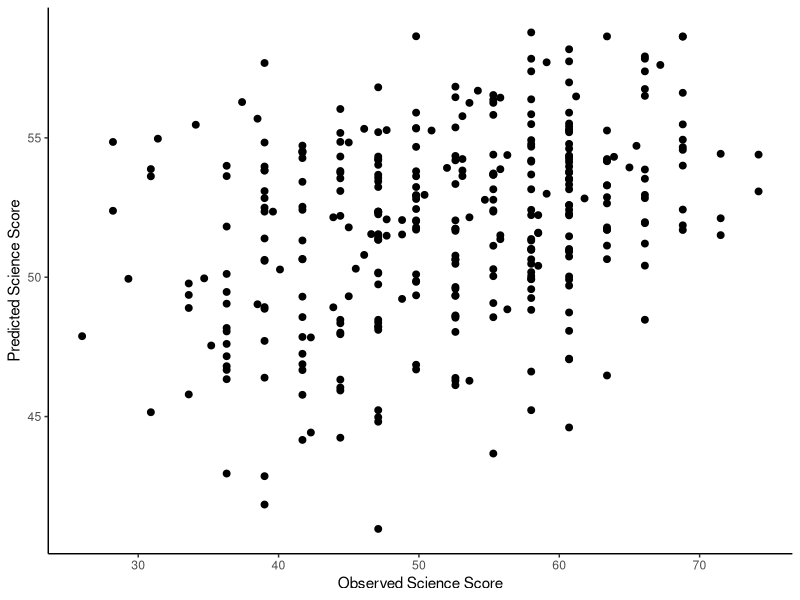
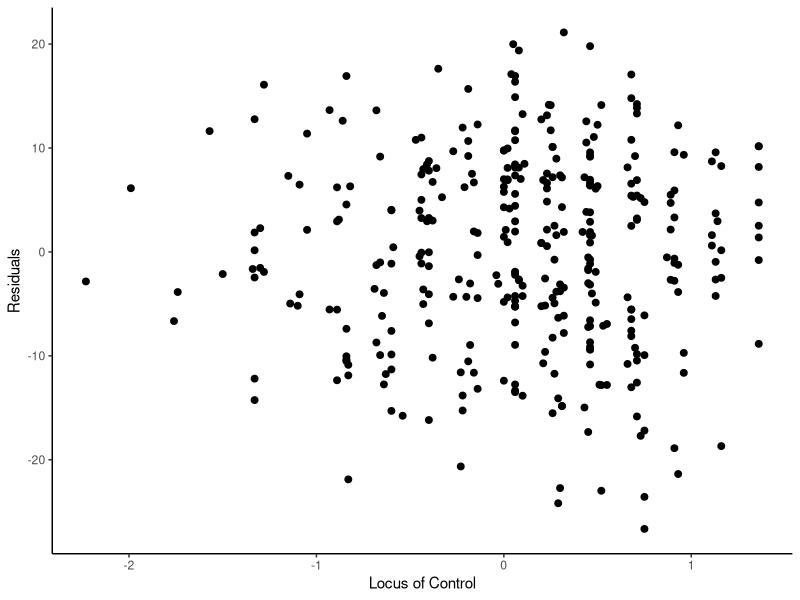
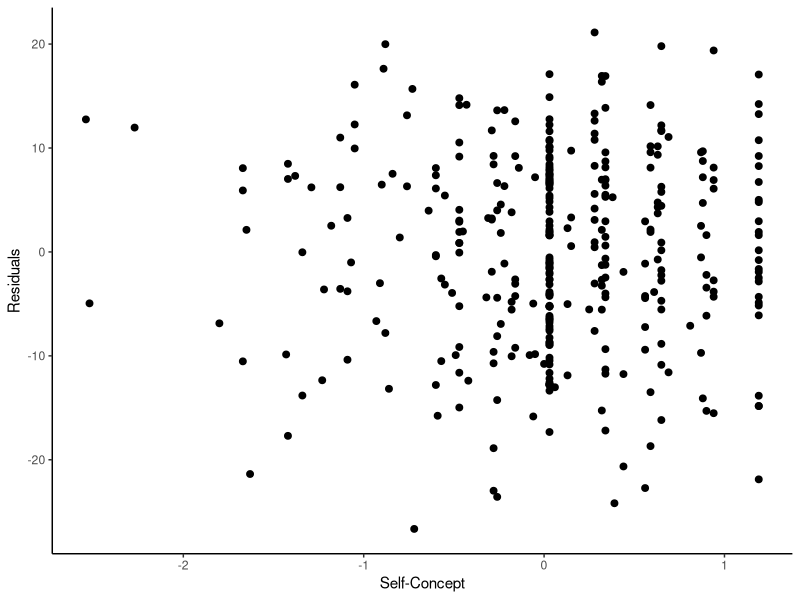
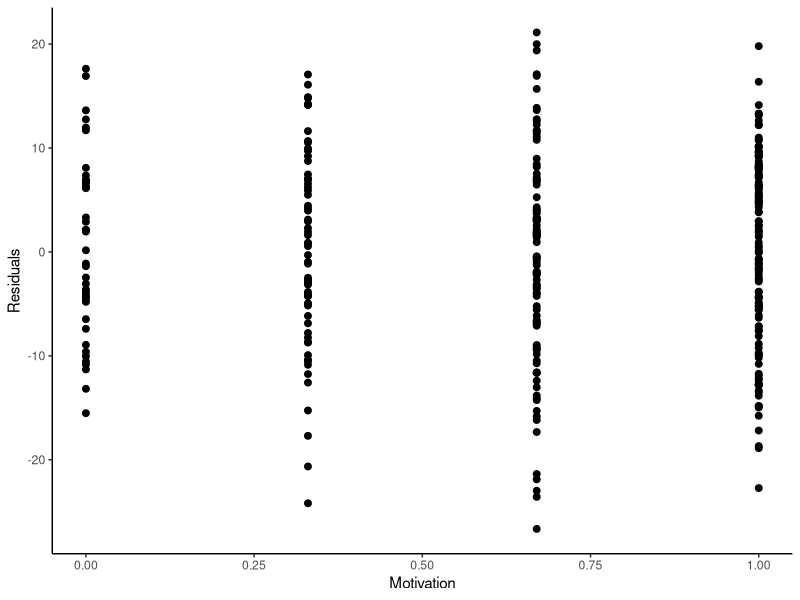
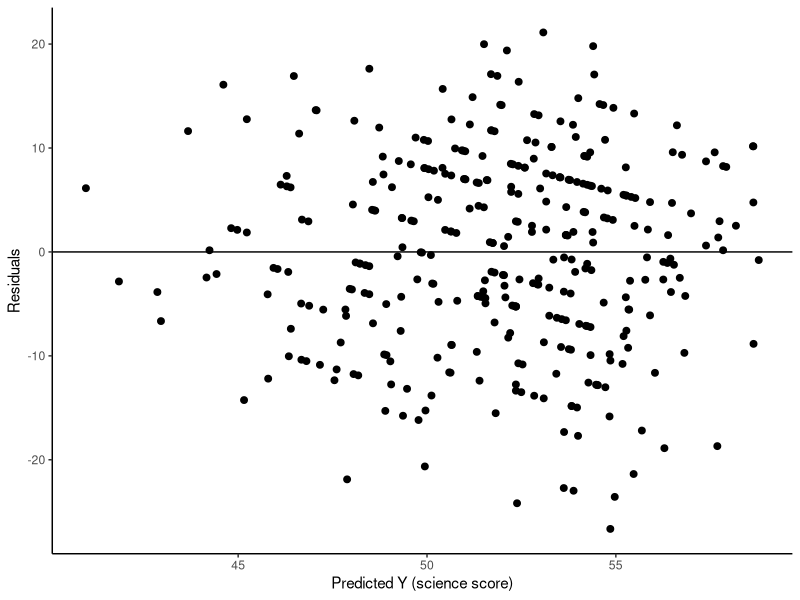
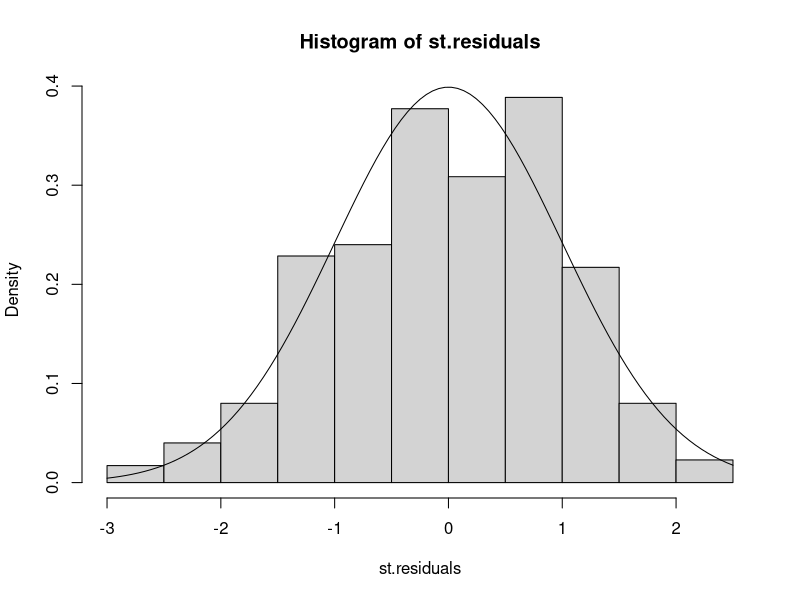
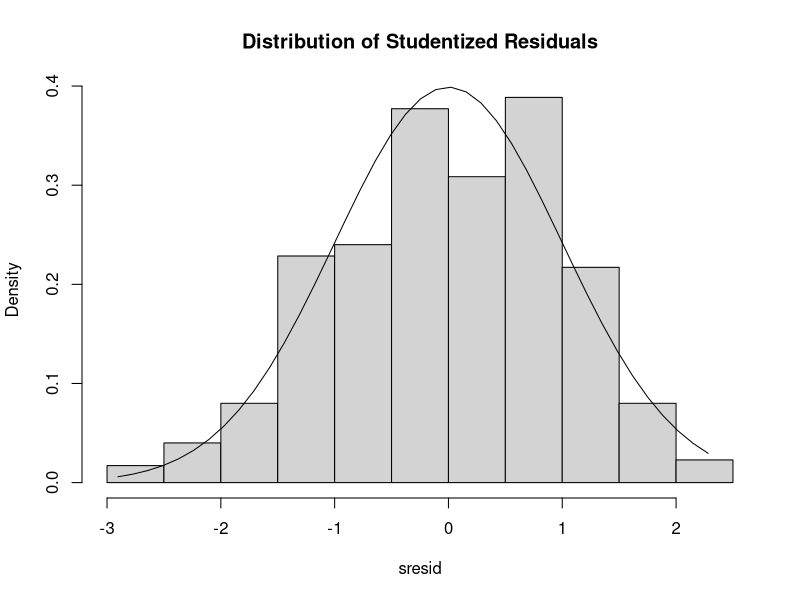
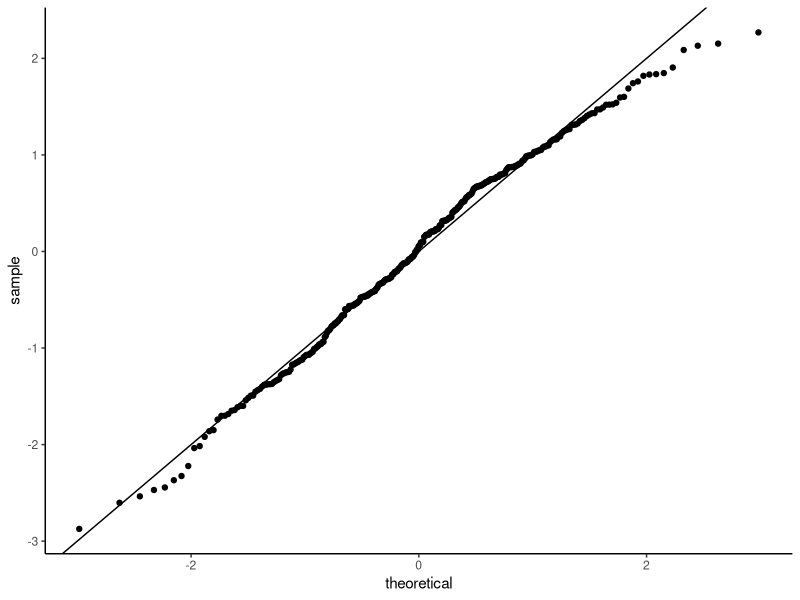

Here is the R script that generated these plots, in order:
## ---- chunk 1
chooseCRANmirror(graphics=FALSE, ind=1)
install.packages("knitr")
knitr::opts_chunk$set(echo = TRUE)
knitr::opts_chunk$set(dev = 'pdf')
## ---- chunk 2
getwd()
setwd("C:/Users/ahmadi/Documents/Courses/EDMS646/EDMS646_Spring_2017/Hwk3")
hsb1.data <- read.table ("HSB1.csv", header = TRUE, na.strings="-99", sep = ",")
summary(hsb1.data)
head(hsb1.data)
tail(hsb1.data)
## ---- chunk 3
hsb1.lm <- lm(science~locus + concept + mot, data=hsb1.data)
summary(hsb1.lm)
names(hsb1.lm)
## ---- chunk 4
anova(hsb1.lm)
## ---- chunk 5
install.packages("ggplot2")
library(ggplot2)

#plot: Observed Y vs predicted Y 
ggplot(hsb1.data, aes(science, fitted.values(hsb1.lm)))+ geom_point(size = 2) + xlab("Observed Science Score") + ylab("Predicted Science Score") +
   theme(
        panel.grid.major = element_blank(),
        panel.grid.minor = element_blank(),
        panel.background = element_blank(),
        panel.border = element_blank(),
        axis.line = element_line(),
        axis.ticks = element_line(),
     )

#Plot: Residuals vs X
ggplot(hsb1.data, aes(locus, residuals(hsb1.lm)))+ geom_point(size = 2) + xlab("Locus of Control") + ylab("Residuals") +
   theme(
        panel.grid.major = element_blank(),
        panel.grid.minor = element_blank(),
        panel.background = element_blank(),
        panel.border = element_blank(),
        axis.line = element_line(),
        axis.ticks = element_line(),
     )

ggplot(hsb1.data, aes(concept, residuals(hsb1.lm)))+ geom_point(size = 2) + xlab("Self-Concept") + ylab("Residuals") +
   theme(
        panel.grid.major = element_blank(),
        panel.grid.minor = element_blank(),
        panel.background = element_blank(),
        panel.border = element_blank(),
        axis.line = element_line(),
        axis.ticks = element_line(),
     )

ggplot(hsb1.data, aes(mot, residuals(hsb1.lm)))+ geom_point(size = 2) + xlab("Motivation") + ylab("Residuals") +
   theme(
        panel.grid.major = element_blank(),
        panel.grid.minor = element_blank(),
        panel.background = element_blank(),
        panel.border = element_blank(),
        axis.line = element_line(),
        axis.ticks = element_line(),
     )

#Plot: Resisulas vs Predicted Y 
ggplot(hsb1.data, aes(fitted.values(hsb1.lm), residuals(hsb1.lm)))+ geom_point(size = 2) + xlab("Predicted Y (science score)") + ylab("Residuals") + geom_hline(yintercept = 0) +
   theme(
        panel.grid.major = element_blank(),
        panel.grid.minor = element_blank(),
        panel.background = element_blank(),
        panel.border = element_blank(),
        axis.line = element_line(),
        axis.ticks = element_line(),
     )

# or:
# plot(stdres(hsb1.lm)~fitted.values(hsb1.lm), col="black", 
# pch=1, bty="l", xlab="Predicted Y (science score)", ylab="Standardized Residuals")
# abline(0,0)


install.packages("car", dependencies=TRUE)

install.packages("pls")
library(pls)
library(car) 
library(MASS)
# getting stadardized residuals
st.residuals <- stdres(hsb1.lm)
# create residuals hist 
hist(st.residuals, freq = FALSE)
curve(dnorm, add = TRUE)

# or: # distribution of studentized residuals
library(MASS)
sresid <- studres(hsb1.lm) 
hist(sresid, freq=FALSE, 
   main="Distribution of Studentized Residuals")
xfit<-seq(min(sresid),max(sresid),length=40) 
yfit<-dnorm(xfit) 
lines(xfit, yfit)


# get probability distribution for residuals
# probDist <- pnorm(st.residuals)
# create PP plot
# plot(ppoints(length(st.residuals)), sort(probDist), main="PP Plot", xlab = "Observed Probability", ylab = "Expected Probability")
#add diagonal line
# abline(0,1) 

# create PP plot
ggplot(hsb1.data, aes(sample = st.residuals))+ stat_qq() + geom_abline(intercept = 0, slope = 1) +
   theme(
        panel.grid.major = element_blank(),
        panel.grid.minor = element_blank(),
        panel.background = element_blank(),
        panel.border = element_blank(),
        axis.line = element_line(),
        axis.ticks = element_line(),
     )
